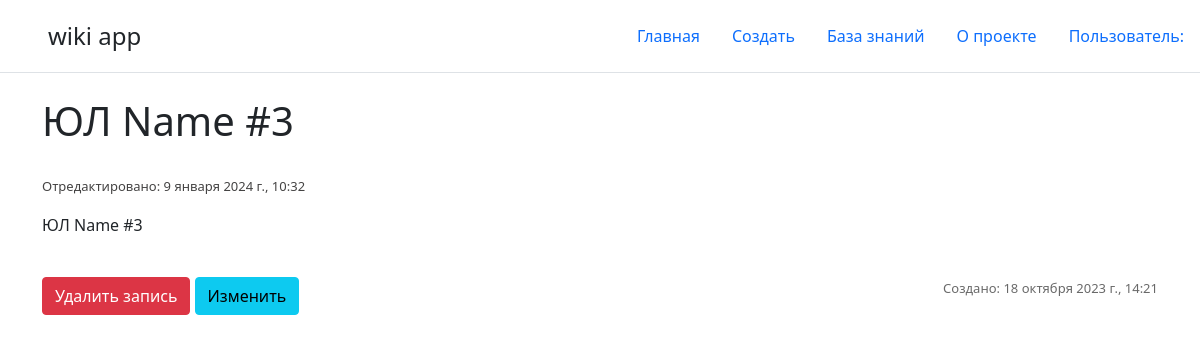
The app's page /post-list/47 with its own data.
### main/models.py (models this page shows, shortened)
class Task(MPTTModel):
    name = models.CharField(max_length=50, unique=True)
    parent = TreeForeignKey('self', on_delete=models.CASCADE, null=True, blank=True, related_name='children')
    task = models.TextField('Описание')
    created_at = models.DateTimeField()
    updated_at = models.DateTimeField(auto_now=True)
    class Meta:
        verbose_name = 'Задача'
        verbose_name_plural = 'Задача'
    class MPTTMeta:
        order_insertion_by = ['name']

### main/views.py (the view)
# urls.py: path('post-list/<int:pk>', views.PostDetailView.as_view(), name = "post-datail"),
class PostDetailView(DetailView):
    model = Task
    template_name = 'main/details_view.html'
    context_object_name = 'Post'

### main/templates/main/details_view.html (shortened to what this page needs)
{% extends 'main/base.html' %}
{% block content%}
    <div class="features">
        <h1>{{ Post.name }}</h1><br>
        <p class="date-updated-post">Отредактировано: {{ Post.updated_at.date }}, {{ Post.updated_at.time }}</p>
        {{ Post.task|safe }}<br>
        <p class="date-create-post">Создано: {{ Post.created_at.date }}, {{ Post.created_at.time }}</p>
        <a href="{%url "post-delete" Post.id %}" class="btn btn-danger">Удалить запись</a>
        <a href="{%url "post-update" Post.id %}" class="btn btn-info">Изменить</a>
    </div>
{% endblock %}

### main/templates/main/details_view.html (style rules this page uses)
.date-create-post { color: rgba(98, 98, 98, 0.953); font-size: small; position: absolute; bottom: 0; right: 0; }
.date-updated-post { color: rgba(59, 58, 58, 0.953); font-size: small; }
.features { position: relative; }

### records on screen
Task: name "ЮЛ Name #3", updated_at "9 января 2024 г.", updated_at.time "10:32", task "ЮЛ Name #3", created_at "18 октября 2023 г.", created_at.time "14:21"
